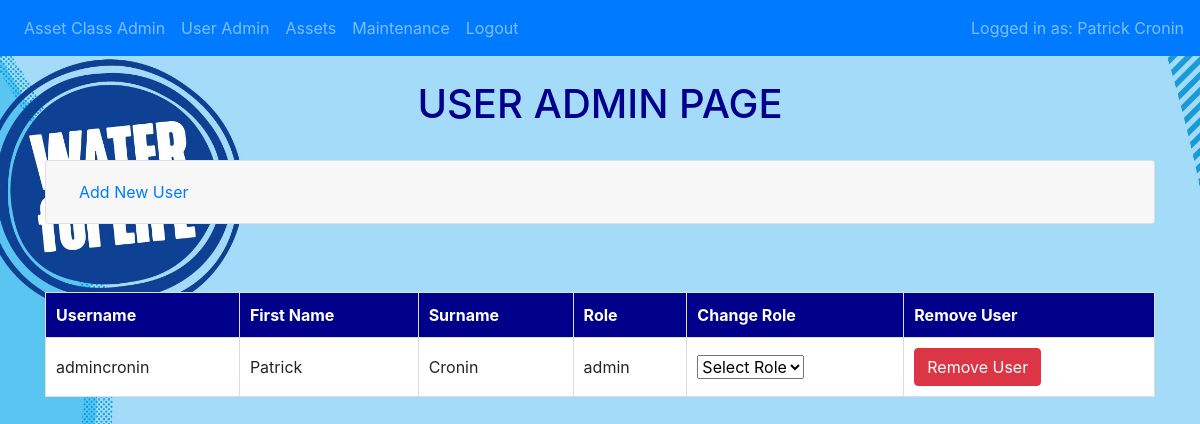
The page /useradmin (signed in) on the database as committed earlier.
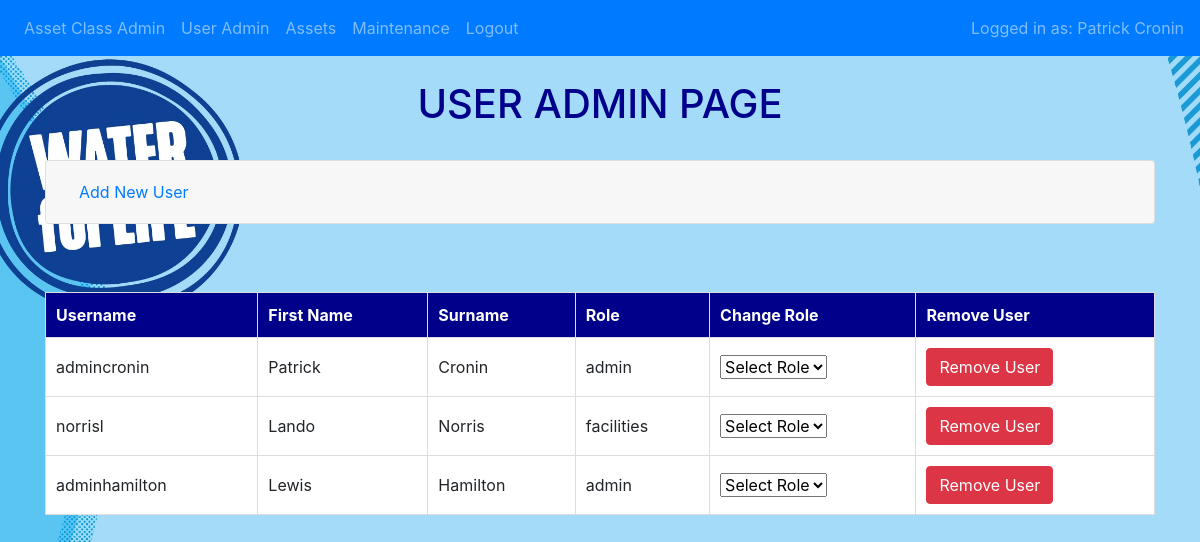
The same page on the database as committed later.
### website/models.py (models this page shows)
class User(db.Model, UserMixin):
    id = db.Column(db.Integer, primary_key=True, autoincrement=True)
    username = db.Column(db.String(20), unique=True, nullable=False)
    first_name = db.Column(db.String(50), nullable=False)
    surname = db.Column(db.String(150), nullable=False)
    role = db.Column(db.String(20), nullable=False)
    password = db.Column(db.String(255), nullable=False)

### website/auth.py (the view, shortened to what this page needs)
@auth.route('/useradmin', methods=['GET', 'POST'])
@admin_required
def useradmin():
    UserList = db.session.query(User.id, User.username, User.first_name, User.surname, User.role).all()
    return render_template('useradmin.html', user=current_user, user_list=UserList)

### website/__init__.py (called while the page is built)
def create_app():
    app = Flask(__name__)
    app.config.from_object('config.Config')
    db.init_app(app)
    from .views import  views
    from .auth import auth
    app.register_blueprint(views, url_prefix='/')
    app.register_blueprint(auth, url_prefix='/')
    from .models import User, Assetclass, Asset, Maintenance
    with app.app_context():
        db.create_all()
    login_manager = LoginManager()
    login_manager.login_view = 'auth.login'
    try:
        login_manager.init_app(app)
        @login_manager.user_loader
        def load_user(id):
            return User.query.get(int(id))
    except Exception as e:
        logging.error(f"Error loading user {id}: {e}")
        return None
    return app

### website/userrolewrappers.py (called while the page is built)
def admin_required(f):
    @wraps(f)
    @login_required
    def decorated_function(*args, **kwargs):
        try:
            if not current_user.role.upper() == 'ADMIN':
                flash('You must be an administrator.', category='warning')
                abort(403)
        except AttributeError as e:
            logging.error(f"Error while checking role: {e}")
            flash('An error has occurred.', category='error')
            return redirect(url_for('auth.login'))
        except Exception as e:
            logging.error(f"Error in admin_required decorate: {e}")
            flash('An error has occurred.', category='error')
            return redirect(url_for('auth.login'))
        return f(*args, **kwargs)
    return decorated_function

### website/templates/useradmin.html (shortened to what this page needs)
{% extends "base.html" %}
{% block content %}<br><h1 style="text-align: center; color: darkblue">USER ADMIN PAGE</h1><br>
<div class="accordion" id="userAdminAccordion">
<div class="card">
    <div class="card-header" id="headingAddUser">
        <h2 class="mb-0">
            <button class="btn btn-link btn-block text-left" type="button" data-toggle="collapse" data-target="#collapseAddUser" aria-expanded="false" aria-controls="collapseAddUser">
                Add New User
            </button>
        </h2>
    </div>
</div>
</div>
<br>
<br>
<table>
    <thead>
        <tr>
            <th>Username</th>
            <th>First Name</th>
            <th>Surname</th>
            <th>Role</th>
            <th>Change Role</th>
            <th>Remove User</th>
        </tr>
    </thead>
    <tbody>
        {% for user in user_list %}
        <tr>
            <td>{{user.username}}</td>
            <td>{{user.first_name}}</td>
            <td>{{user.surname}}</td>
            <td>{{user.role}}</td>
            <td>
                <form action="{{ url_for('views.update_role', id=user.id) }}" method="POST">
                    <select name="role" onchange="confirmRoleChange(this.form, this.value)">
                        <option value="">Select Role</option>
                    </select>
                </form>
            </td>
            <td>
                <form action="{{ url_for('views.delete_user', id=user.id) }}" method="POST" onsubmit="return confirm('Are you sure that you want to remove this user?');">
                    <button type="submit" class="btn btn-danger">Remove User</button>
                </form>
            </td>
        </tr>
        {% endfor %}
    </tbody>
</table>
{% endblock %}

### website/templates/base.html (shortened to what this page needs)
<!DOCTYPE html>
<html lang="en">
<head>
     <link
      rel="stylesheet"
      href="https://stackpath.bootstrapcdn.com/bootstrap/4.4.1/css/bootstrap.min.css"
    />
    <link
      rel="stylesheet"
      href="https://stackpath.bootstrapcdn.com/font-awesome/4.7.0/css/font-awesome.min.css"
    />
</head>
<body>
    <nav class="navbar navbar-expand-lg navbar-dark bg-primary">
        <div class="collapse navbar-collapse" id="navbar">
            <div class="navbar-nav">
                {% if user.is_authenticated and user.role.upper() == 'ADMIN' %}
                <a class="nav-item nav-link" href="/assetclassadmin">Asset Class Admin</a>
                <a class="nav-item nav-link" href="/useradmin">User Admin</a>
                {% endif %}
                {% if user.is_authenticated %}
                <a class="nav-item nav-link" href="/assets">Assets</a>
                <a class="nav-item nav-link" href="/maintenance">Maintenance</a>
                <a class="nav-item nav-link" href="/logout" onclick="return confirmLogOut()">Logout</a>
                {% else %}
                <a class="nav-item nav-link" href="/login">Login</a>
                {% endif %}
            </div>
            {% if user.is_authenticated %}
                <span class="navbar-text ml-auto">
                    Logged in as: {{ user.first_name }} {{ user.surname }}
                </span>
            {% endif %}
        </div>
    </nav>
    <div class="container">
    {% block content %}
    {% endblock %}
</div>
</body>
</html>

### website/templates/base.html (style rules this page uses)
table { width: 100%; margin: 20px auto; border-collapse: collapse; }
th, td { padding: 10px; text-align: left; border: 1px solid #ddd; }
th { background-color: darkblue; color: white; }
td { background-color: white; }
form { display: inline; }

Rows that differ between the two databases and show on the page:
added User: username "norrisl", first_name "Lando", surname "Norris", role "facilities"
added User: username "adminhamilton", first_name "Lewis", surname "Hamilton", role "admin"
